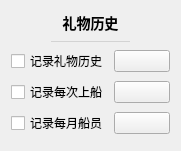
           <widget class="QWidget" name="giftHistorySettingsCard" native="true">
            <property name="geometry">
             <rect>
              <x>190</x>
              <y>740</y>
              <width>181</width>
              <height>151</height>
             </rect>
            </property>
            <property name="styleSheet">
             <string notr="true">#giftHistorySettingsCard
{
	background: #f7f7ff;
	border: none;
	border-radius: 5px;
}</string>
            </property>
            <layout class="QVBoxLayout" name="verticalLayout_43">
             <item>
              <widget class="QLabel" name="label_30">
               <property name="sizePolicy">
                <sizepolicy hsizetype="Preferred" vsizetype="Fixed">
                 <horstretch>0</horstretch>
                 <verstretch>0</verstretch>
                </sizepolicy>
               </property>
               <property name="styleSheet">
                <string notr="true">font-size: 14px;
font-weight: 500;</string>
               </property>
               <property name="text">
                <string>礼物历史</string>
               </property>
               <property name="alignment">
                <set>Qt::AlignCenter</set>
               </property>
              </widget>
             </item>
             <item>
              <widget class="QWidget" name="widget_25" native="true">
               <property name="minimumSize">
                <size>
                 <width>0</width>
                 <height>1</height>
                </size>
               </property>
               <property name="maximumSize">
                <size>
                 <width>16777215</width>
                 <height>1</height>
                </size>
               </property>
               <property name="styleSheet">
                <string notr="true">background: lightgray;
margin: 40px;</string>
               </property>
              </widget>
             </item>
             <item>
              <layout class="QHBoxLayout" name="horizontalLayout_56">
               <property name="topMargin">
                <number>0</number>
               </property>
               <item>
                <widget class="QCheckBox" name="saveEveryGiftCheck">
                 <property name="cursor">
                  <cursorShape>PointingHandCursor</cursorShape>
                 </property>
                 <property name="toolTip">
                  <string>&lt;html&gt;&lt;head/&gt;&lt;body&gt;&lt;p&gt;保存每次上船的数据，用于统计&lt;/p&gt;&lt;p&gt;保存在：程序目录/gift_histories&lt;/p&gt;&lt;p&gt;（不支持礼物合并）&lt;/p&gt;&lt;/body&gt;&lt;/html&gt;</string>
                 </property>
                 <property name="text">
                  <string>记录礼物历史</string>
                 </property>
                </widget>
               </item>
               <item>
                <widget class="InteractiveButtonBase" name="saveEveryGiftButton">
                 <property name="cursor">
                  <cursorShape>PointingHandCursor</cursorShape>
                 </property>
                 <property name="toolTip">
                  <string>&lt;html&gt;&lt;head/&gt;&lt;body&gt;&lt;p&gt;查看/编辑&lt;/p&gt;&lt;/body&gt;&lt;/html&gt;</string>
                 </property>
                 <property name="text">
                  <string/>
                 </property>
                 <property name="icon">
                  <iconset resource="../resources/resource.qrc">
                   <normaloff>:/icons/rice</normaloff>:/icons/rice</iconset>
                 </property>
                </widget>
               </item>
              </layout>
             </item>
             <item>
              <layout class="QHBoxLayout" name="horizontalLayout_58">
               <item>
                <widget class="QCheckBox" name="saveEveryGuardCheck">
                 <property name="cursor">
                  <cursorShape>PointingHandCursor</cursorShape>
                 </property>
                 <property name="toolTip">
                  <string>&lt;html&gt;&lt;head/&gt;&lt;body&gt;&lt;p&gt;保存每次上船的数据，用于统计&lt;/p&gt;&lt;p&gt;保存在：程序目录/guard_histories&lt;/p&gt;&lt;/body&gt;&lt;/html&gt;</string>
                 </property>
                 <property name="text">
                  <string>记录每次上船</string>
                 </property>
                </widget>
               </item>
               <item>
                <widget class="InteractiveButtonBase" name="saveEveryGuardButton">
                 <property name="cursor">
                  <cursorShape>PointingHandCursor</cursorShape>
                 </property>
                 <property name="contextMenuPolicy">
                  <enum>Qt::CustomContextMenu</enum>
                 </property>
                 <property name="toolTip">
                  <string>&lt;html&gt;&lt;head/&gt;&lt;body&gt;&lt;p&gt;查看/编辑&lt;/p&gt;&lt;/body&gt;&lt;/html&gt;</string>
                 </property>
                 <property name="text">
                  <string/>
                 </property>
                 <property name="icon">
                  <iconset resource="../resources/resource.qrc">
                   <normaloff>:/icons/rice</normaloff>:/icons/rice</iconset>
                 </property>
                </widget>
               </item>
              </layout>
             </item>
             <item>
              <layout class="QHBoxLayout" name="horizontalLayout_59">
               <item>
                <widget class="QCheckBox" name="saveMonthGuardCheck">
                 <property name="cursor">
                  <cursorShape>PointingHandCursor</cursorShape>
                 </property>
                 <property name="toolTip">
                  <string>&lt;html&gt;&lt;head/&gt;&lt;body&gt;&lt;p&gt;以CSV表格的形式记录每月船员&lt;/p&gt;&lt;p&gt;每次开播都会重新更新&lt;/p&gt;&lt;p&gt;保存在：程序目录/guard_month&lt;/p&gt;&lt;/body&gt;&lt;/html&gt;</string>
                 </property>
                 <property name="text">
                  <string>记录每月船员</string>
                 </property>
                </widget>
               </item>
               <item>
                <widget class="InteractiveButtonBase" name="saveMonthGuardButton">
                 <property name="cursor">
                  <cursorShape>PointingHandCursor</cursorShape>
                 </property>
                 <property name="toolTip">
                  <string>&lt;html&gt;&lt;head/&gt;&lt;body&gt;&lt;p&gt;查看/编辑&lt;/p&gt;&lt;/body&gt;&lt;/html&gt;</string>
                 </property>
                 <property name="text">
                  <string/>
                 </property>
                 <property name="icon">
                  <iconset resource="../resources/resource.qrc">
                   <normaloff>:/icons/rice</normaloff>:/icons/rice</iconset>
                 </property>
                </widget>
               </item>
              </layout>
             </item>
            </layout>
           </widget>
